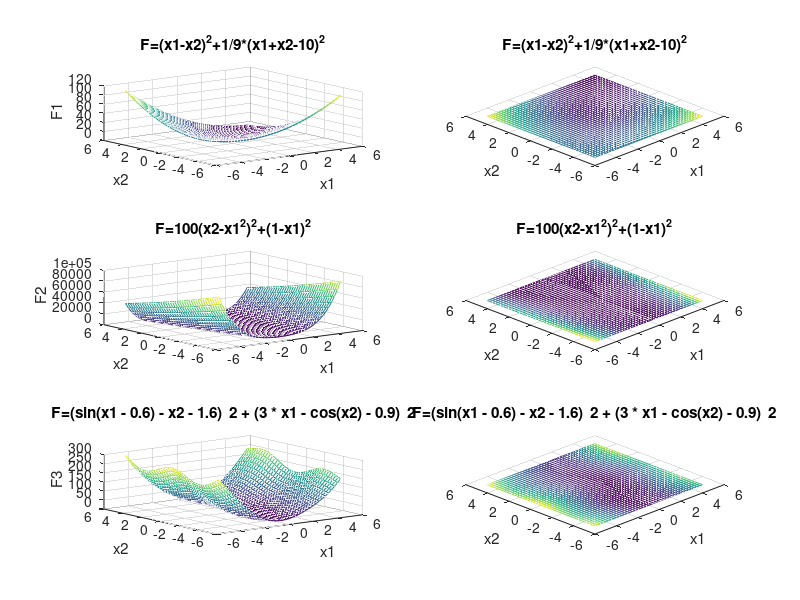

Write MATLAB code to recreate this figure.
subplot (3, 2, 1)
tx = ty = linspace (-5, 5, 41)';
[x1, x2] = meshgrid (tx, ty);
f1 = (x1 - x2) .^ 2 + 1 / 9 * (x1 + x2 - 10) .^ 2;
title1 = 'F=(x1-x2)^2+1/9*(x1+x2-10)^2';
function plotfunc (x1, x2, f, fname, titlename)
  mesh (x1, x2, f);
  xlabel({'x1'});
  ylabel({'x2'});
  zlabel({fname});
  title(titlename);
endfunction
plotfunc(x1, x2, f1, 'F1', title1);
subplot (3, 2, 2);
plotfunc(x1, x2, f1, 'F1', title1);
view(-45,90);

subplot (3, 2, 3);
f2 = 100 * (x2 - x1 .^ 2) .^ 2 + (1 - x1) .^ 2;
title2 = 'F=100(x2-x1^2)^2+(1-x1)^2';
plotfunc(x1, x2, f2, 'F2', title2);
view(3);
subplot (3, 2, 4);
plotfunc(x1, x2, f2, 'F2', title2);
view(-45,90);

subplot (3, 2, 5);
f3 = (sin (x1 - 0.6) - x2 - 1.6) .^ 2 + (3 * x1 - cos (x2) - 0.9) .^ 2;
title3 = 'F=(sin(x1 - 0.6) - x2 - 1.6) ^ 2 + (3 * x1 - cos(x2) - 0.9) ^ 2';
plotfunc(x1, x2, f3, 'F3', title3);
view(3);
subplot (3, 2, 6);
plotfunc(x1, x2, f3, 'F3', title3);
view(-45,90);

pause;